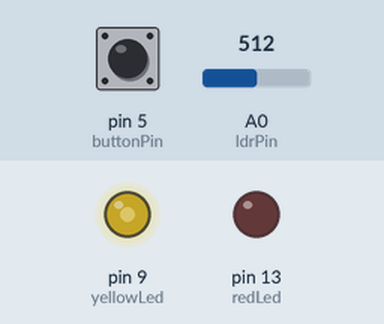
The sketch below on a simulated Arduino Uno, built with avr-gcc and run on an emulated ATmega328P. Parts: output pins drawn as LEDs (lit = HIGH). The inputs (shaded band) are chosen by the test bench; at power-on: A0 (ldrPin) = 512, pin 5 (buttonPin) HIGH.

Above: at 1.2 s.
1.3 s: A0 (ldrPin) set to 716
At 2.0 s:
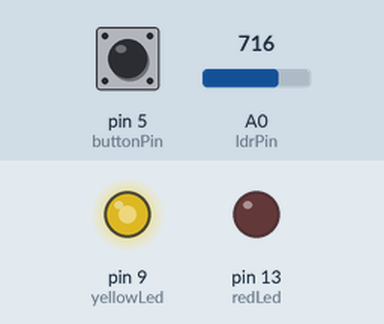
2.8 s: pin 5 (buttonPin) pulled LOW for 0.15 s
At 2.87 s:
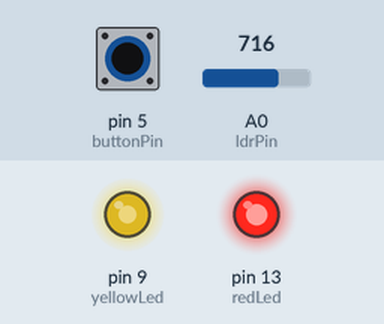
4.4 s: A0 (ldrPin) set to 900
At 5.6 s:
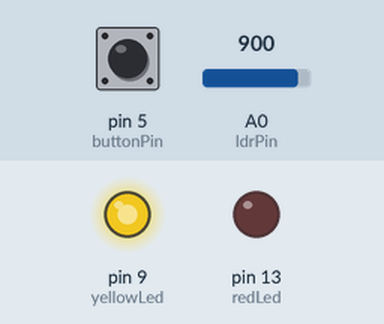
5.9 s: pin 5 (buttonPin) pulled LOW for 1 s
At 6.7 s:
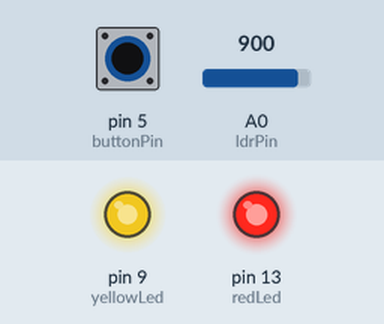
8.4 s: A0 (ldrPin) set to 122
At 9.6 s:
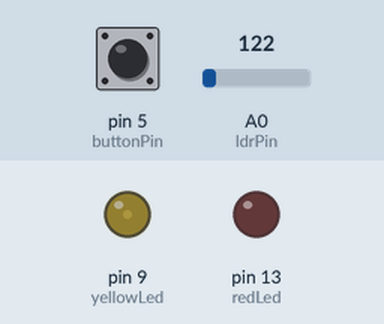
9.9 s: pin 5 (buttonPin) pulled LOW for 0.15 s
At 9.97 s:
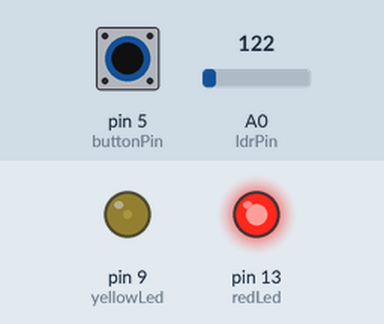
Timing chart, 0 to 12.5 s (numbered marks = the images above; inputs shaded):
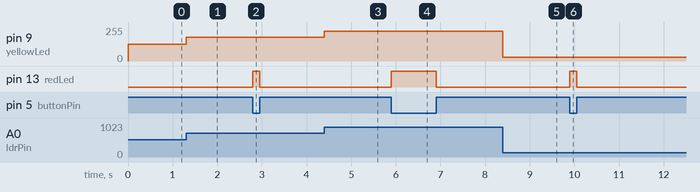

The sketch:

AnalogAndDigitalSensors.ino
```cpp
int buttonPin = 5;
int redLed = 13;
int yellowLed = 9;
int ldrPin = A0;

void setup() {
  pinMode(buttonPin, INPUT_PULLUP);
  pinMode(redLed, OUTPUT);
  pinMode(yellowLed, OUTPUT);
}

void loop() {

  if (digitalRead(buttonPin) == LOW) {
    digitalWrite(redLed, HIGH);
  } else {
    digitalWrite(redLed, LOW);
  }

  int sensorValue = analogRead(ldrPin);

int brightness = map(sensorValue, 0, 1023, 0, 255);
  analogWrite(yellowLed, brightness);
}
```

Measured:
- after the input at 1.3 s, pin 9 (yellowLed): 127/255 → 178/255 at once
- after the input at 2.8 s, pin 13 (redLed): LOW → HIGH at once, → LOW 0.15 s later
- after the input at 4.4 s, pin 9 (yellowLed): 178/255 → 224/255 at once
- after the input at 5.9 s, pin 13 (redLed): LOW → HIGH at once, → LOW 1.0 s later
- after the input at 8.4 s, pin 9 (yellowLed): 224/255 → 30/255 at once
- after the input at 9.9 s, pin 13 (redLed): LOW → HIGH at once, → LOW 0.15 s later
